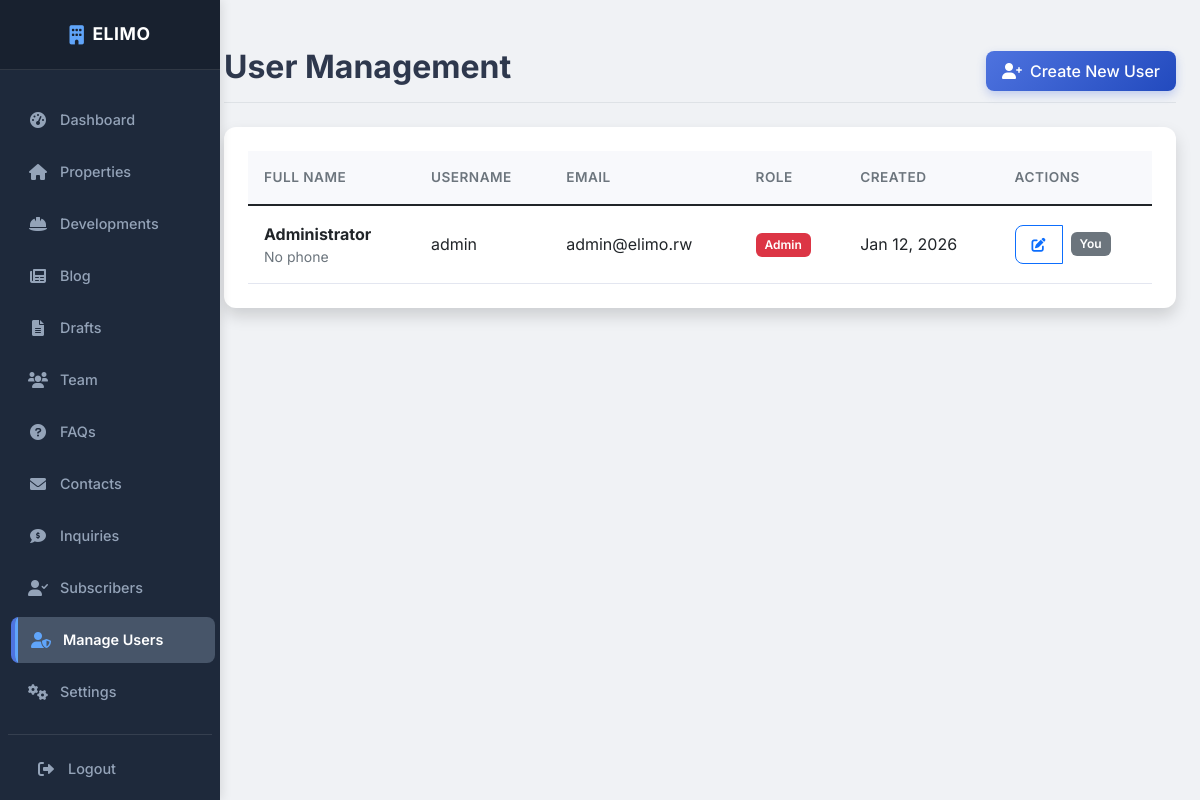
Screenshot of /admin/users.php (signed in) with the database file from the repository.
### tables this page shows
CREATE TABLE `users` (
  `id` int(11) NOT NULL,
  `username` varchar(50) NOT NULL,
  `email` varchar(100) NOT NULL,
  `password` varchar(255) NOT NULL,
  `full_name` varchar(100) NOT NULL,
  `role` enum('admin','user') DEFAULT 'user',
  `phone` varchar(20) DEFAULT NULL,
  `created_at` timestamp NOT NULL DEFAULT current_timestamp(),
  `updated_at` timestamp NOT NULL DEFAULT current_timestamp() ON UPDATE current_timestamp()
);

### includes/database.php (called while the page is built, shortened)
<?php
try {
    $pdo = new PDO(
        "mysql:host=" . DB_HOST . ";dbname=" . DB_NAME . ";charset=utf8mb4",
        DB_USER,
        DB_PASS,
        [
            PDO::ATTR_ERRMODE => PDO::ERRMODE_EXCEPTION,
            PDO::ATTR_DEFAULT_FETCH_MODE => PDO::FETCH_ASSOC,
            PDO::ATTR_EMULATE_PREPARES => false,
        ]
    );
} catch (PDOException $e) {
    die("Database connection failed: " . $e->getMessage());
}
function execute_query($sql, $params = []) {
    global $pdo;
    try {
        $stmt = $pdo->prepare($sql);
        $stmt->execute($params);
        return $stmt;
    } catch (PDOException $e) {
        error_log("Database error: " . $e->getMessage());
        return false;
    }
}
function get_records($table, $conditions = [], $order = '', $limit = '') {
    $sql = "SELECT * FROM $table";
    $params = [];
    if (!empty($order)) {
        $sql .= " ORDER BY " . $order;
    }
    $stmt = execute_query($sql, $params);
    return $stmt ? $stmt->fetchAll() : [];
}
?>

### includes/functions.php (called while the page is built, shortened)
<?php
function format_date($date, $format = 'M d, Y') {
    return date($format, strtotime($date));
}
?>

### admin/users.php (the view, shortened to what this page needs)
<?php
$users = get_records('users', [], 'created_at DESC');
?>
<!DOCTYPE html>
<html lang="en">
<head>
    <?php include 'includes/header.php'; ?>
</head>
<body>
    <div class="container-fluid">
        <div class="row">
            <?php include 'includes/sidebar.php'; ?>
            <main class="col-md-9 ms-sm-auto col-lg-10 px-md-4 main-content">
                <div class="d-flex justify-content-between flex-wrap flex-md-nowrap align-items-center pt-3 pb-2 mb-4 border-bottom">
                    <h1 class="h2 fw-bold">User Management</h1>
                    <button class="btn btn-primary" data-bs-toggle="modal" data-bs-target="#addUserModal">
                        <i class="fas fa-user-plus me-2"></i>Create New User
                    </button>
                </div>
                <div class="card shadow">
                    <div class="card-body">
                        <div class="table-responsive">
                            <table class="table table-hover align-middle">
                                <thead>
                                    <tr>
                                        <th>Full Name</th>
                                        <th>Username</th>
                                        <th>Email</th>
                                        <th>Role</th>
                                        <th>Created</th>
                                        <th>Actions</th>
                                    </tr>
                                </thead>
                                <tbody>
                                    <?php foreach ($users as $user): ?>
                                        <tr>
                                            <td>
                                                <div class="fw-bold"><?php echo htmlspecialchars($user['full_name']); ?></div>
                                                <div class="small text-muted"><?php echo htmlspecialchars($user['phone'] ?? 'No phone'); ?></div>
                                            </td>
                                            <td><?php echo htmlspecialchars($user['username']); ?></td>
                                            <td><?php echo htmlspecialchars($user['email']); ?></td>
                                            <td>
                                                <span class="badge bg-<?php echo $user['role'] === 'admin' ? 'danger' : 'info'; ?>">
                                                    <?php echo ucfirst($user['role']); ?>
                                                </span>
                                            </td>
                                            <td><?php echo format_date($user['created_at'], 'M d, Y'); ?></td>
                                             <td>
                                                <div class="btn-group">
                                                    <button class="btn btn-sm btn-outline-primary edit-user-btn"
                                                            data-bs-toggle="modal"
                                                            data-bs-target="#editUserModal"
                                                            data-user='<?php echo json_encode($user); ?>'>
                                                        <i class="fas fa-edit"></i>
                                                    </button>
                                                    <?php if ($user['id'] != $_SESSION['user_id']): ?>
                                                        <form method="POST" onsubmit="return confirm('Are you sure you want to delete this user?');" style="display:inline;">
                                                            <input type="hidden" name="id" value="<?php echo $user['id']; ?>">
                                                            <button type="submit" name="delete_user" class="btn btn-sm btn-outline-danger">
                                                                <i class="fas fa-trash"></i>
                                                            </button>
                                                        </form>
                                                    <?php else: ?>
                                                        <span class="badge bg-secondary ms-2 align-self-center">You</span>
                                                    <?php endif; ?>
                                                </div>
                                            </td>
                                        </tr>
                                    <?php endforeach; ?>
                                </tbody>
                            </table>
                        </div>
                    </div>
                </div>
            </main>
        </div>
    </div>
    <?php include 'includes/footer.php'; ?>
</body>
</html>

### admin/css/admin-style.css (style rules this page uses)
:root { --primary-color: #4e73df; --primary-dark: #224abe; --secondary-color: #858796; --success-color: #1cc88a; --info-color: #36b9cc; --warning-color: #f6c23e; --danger-color: #e74a3b; --light-color: #f8f9fc; --dark-color: #1a1c23; --sidebar-bg: #1a1c23; --sidebar-hover: #2c303b; --card-bg: #ffffff; --text-primary: #2e384d; --text-secondary: #6c757d; --border-color: #e3e6f0; --shadow-sm: 0 0.125rem 0.25rem 0 rgba(58, 59, 69, 0.2); --shadow-md: 0 0.15rem 1.75rem 0 rgba(58, 59, 69, 0.15); --transition-speed: 0.3s; }
body { font-family: 'Inter', -apple-system, BlinkMacSystemFont, "Segoe UI", Roboto, "Helvetica Neue", Arial, sans-serif; background-color: #f0f2f5; color: var(--text-primary); overflow-x: hidden; }
.main-content { background-color: #f0f2f5; min-height: 100vh; padding: 2rem; }
.card { background: var(--card-bg); border: none; border-radius: 12px; box-shadow: var(--shadow-sm); transition: transform 0.2s ease, box-shadow 0.2s ease; margin-bottom: 1.5rem; overflow: hidden; }
.card-body { padding: 1.5rem; }
.table { margin-bottom: 0; }
.table th { border-top: none; background-color: #f8f9fc; color: var(--text-secondary); font-weight: 600; font-size: 0.85rem; text-transform: uppercase; letter-spacing: 0.5px; padding: 1rem; }
.table td { vertical-align: middle; padding: 1rem; border-bottom: 1px solid #e3e6f0; }
.badge { padding: 0.5em 0.75em; font-weight: 600; border-radius: 6px; }
.btn { padding: 0.5rem 1rem; font-weight: 500; border-radius: 8px; transition: all 0.2s; }
.btn-primary { background: linear-gradient(135deg, var(--primary-color), var(--primary-dark)); border: none; box-shadow: 0 4px 10px rgba(78, 115, 223, 0.3); }

### admin/includes/sidebar.php (style rules this page uses)
:root { --sidebar-bg: #1e293b; --sidebar-hover: #334155; --sidebar-active: #475569; --nav-text: #94a3b8; --nav-text-active: #ffffff; }
.main-content { margin-left: 220px; }

### rows the page displays
users: full_name "Administrator", phone "No phone", username "admin", email "admin@elimo.rw", role "Admin", created_at "Jan 12, 2026", shows "You"
